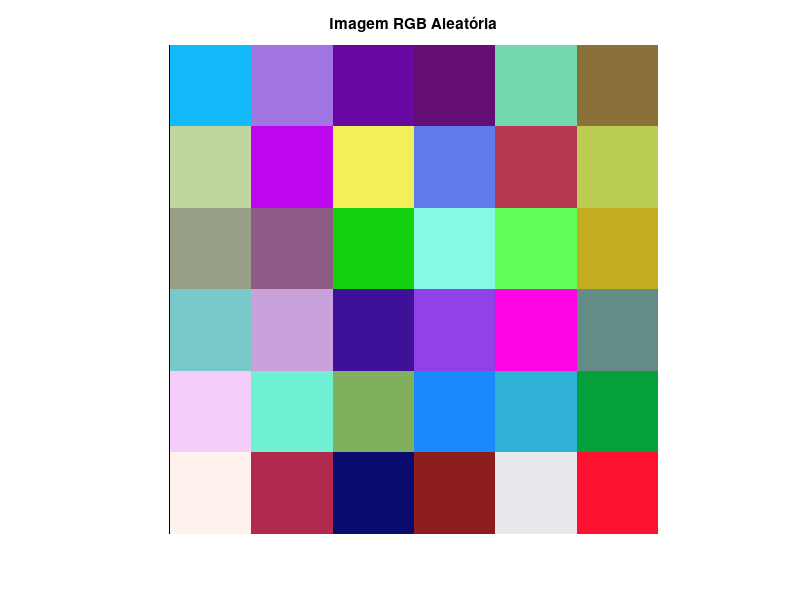
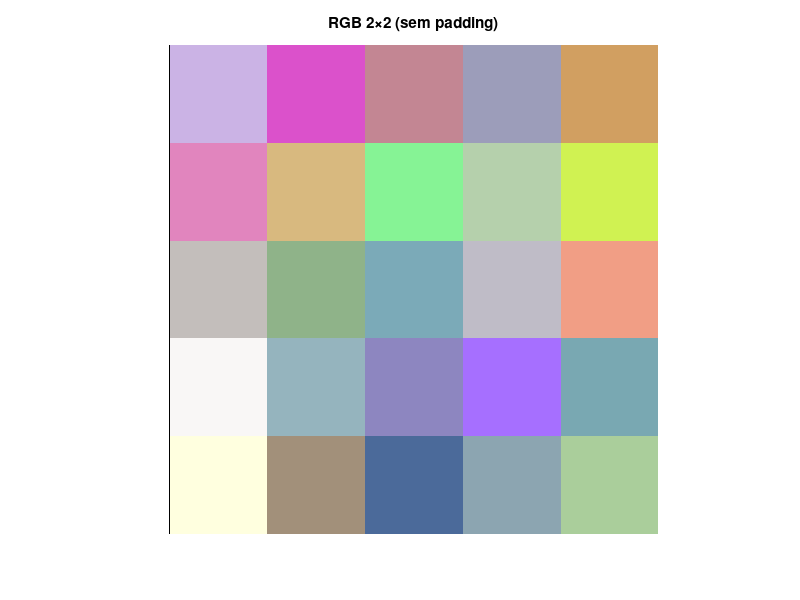
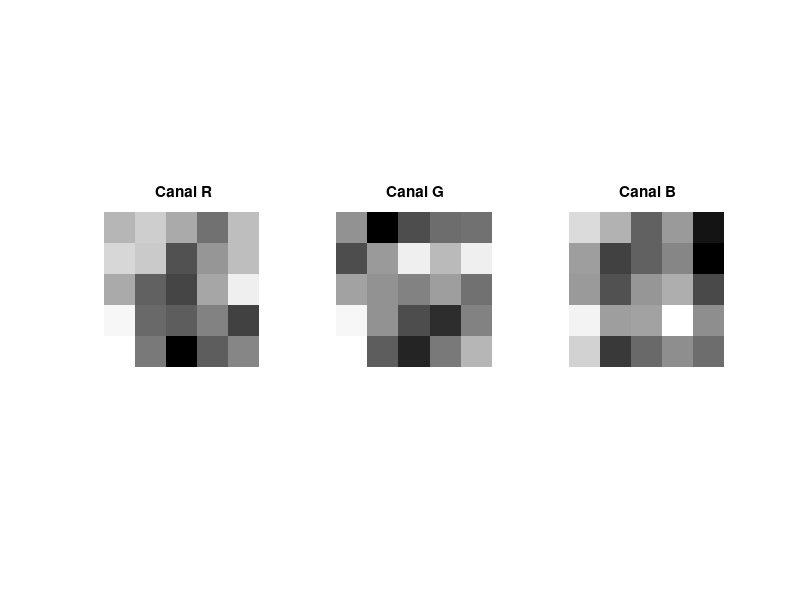
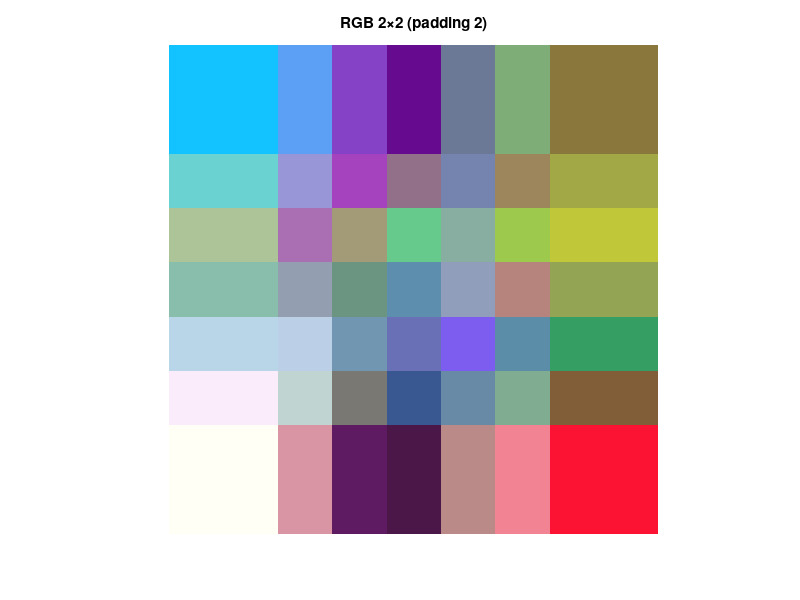

The MATLAB script that drew these images, in order:
clear; clc;

% Questão 1 - Criar imagem RGB aleatória 6x6

imgRGB = uint8(randi([0, 255], 6, 6, 3));

figure;
imshow(imgRGB);
title('Imagem RGB Aleatória');

% Separar os canais
canalR = imgRGB(:,:,1);
canalG = imgRGB(:,:,2);
canalB = imgRGB(:,:,3);

% 1.a - Filtro 2×2 sem padding
filtro2x2 = [1 2; 2 1];

convRc = conv2(double(canalR), double(filtro2x2), 'valid');
convGc = conv2(double(canalG), double(filtro2x2), 'valid');
convBc = conv2(double(canalB), double(filtro2x2), 'valid');

convRc = uint8(convRc / max(convRc(:)) * 255);
convGc = uint8(convGc / max(convGc(:)) * 255);
convBc = uint8(convBc / max(convBc(:)) * 255);

imgFiltrada_c = cat(3, convRc, convGc, convBc);

figure;
imshow(imgFiltrada_c);
title('RGB 2×2 (sem padding)');

figure;
subplot(1,3,1), imshow(convRc, []), title(' Canal R');
subplot(1,3,2), imshow(convGc, []), title(' Canal G');
subplot(1,3,3), imshow(convBc, []), title(' Canal B');


% 1.b - Filtro 2×2 com padding = 2
pad_d = 2;
Rpad_d = padarray(canalR, [pad_d pad_d], 'replicate');
Gpad_d = padarray(canalG, [pad_d pad_d], 'replicate');
Bpad_d = padarray(canalB, [pad_d pad_d], 'replicate');

convRd = conv2(double(Rpad_d), double(filtro2x2), 'valid');
convGd = conv2(double(Gpad_d), double(filtro2x2), 'valid');
convBd = conv2(double(Bpad_d), double(filtro2x2), 'valid');

convRd = uint8(convRd / max(convRd(:)) * 255);
convGd = uint8(convGd / max(convGd(:)) * 255);
convBd = uint8(convBd / max(convBd(:)) * 255);

imgFiltrada_d = cat(3, convRd, convGd, convBd);

figure;
imshow(imgFiltrada_d);
title('RGB 2×2 (padding 2)');

figure;
subplot(1,3,1), imshow(convRd, []), title(' Canal R');
subplot(1,3,2), imshow(convGd, []), title(' Canal G');
subplot(1,3,3), imshow(convBd, []), title(' Canal B');

% 1.c - Filtro 3×3 sem padding

filtro3x3 = [1 1 1; 1 2 1; 1 1 1];

convRa = conv2(double(canalR), double(filtro3x3), 'valid');
convGa = conv2(double(canalG), double(filtro3x3), 'valid');
convBa = conv2(double(canalB), double(filtro3x3), 'valid');

% Normalização
convRa = uint8(convRa / max(convRa(:)) * 255);
convGa = uint8(convGa / max(convGa(:)) * 255);
convBa = uint8(convBa / max(convBa(:)) * 255);

% Imagem RGB filtrada
imgFiltrada_a = cat(3, convRa, convGa, convBa);

figure;
imshow(imgFiltrada_a);
title('RGB 3×3 (sem padding)');

figure;
subplot(1,3,1), imshow(convRa, []), title(' Canal R');
subplot(1,3,2), imshow(convGa, []), title(' Canal G');
subplot(1,3,3), imshow(convBa, []), title(' Canal B');


% 1.d - Mesmo filtro 3×3 com padding = 2
pad_b = 2;
Rpad_b = padarray(canalR, [pad_b pad_b], 'replicate');
Gpad_b = padarray(canalG, [pad_b pad_b], 'replicate');
Bpad_b = padarray(canalB, [pad_b pad_b], 'replicate');

convRb = conv2(double(Rpad_b), double(filtro3x3), 'valid');
convGb = conv2(double(Gpad_b), double(filtro3x3), 'valid');
convBb = conv2(double(Bpad_b), double(filtro3x3), 'valid');

convRb = uint8(convRb / max(convRb(:)) * 255);
convGb = uint8(convGb / max(convGb(:)) * 255);
convBb = uint8(convBb / max(convBb(:)) * 255);

imgFiltrada_b = cat(3, convRb, convGb, convBb);

figure;
imshow(imgFiltrada_b);
title(' RGB 3×3 (padding 2)');

figure;
subplot(1,3,1), imshow(convRb, []), title(' Canal R');
subplot(1,3,2), imshow(convGb, []), title(' Canal G');
subplot(1,3,3), imshow(convBb, []), title(' Canal B');


